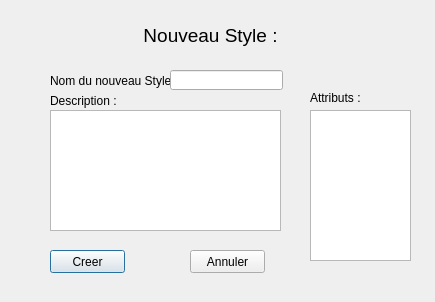
<?xml version="1.0" encoding="UTF-8"?>
<ui version="4.0">
 <class>NouveauStyle</class>
 <widget class="QDialog" name="NouveauStyle">
  <property name="geometry">
   <rect>
    <x>0</x>
    <y>0</y>
    <width>435</width>
    <height>302</height>
   </rect>
  </property>
  <property name="windowTitle">
   <string>Dialog</string>
  </property>
  <widget class="QLabel" name="label">
   <property name="geometry">
    <rect>
     <x>50</x>
     <y>70</y>
     <width>121</width>
     <height>21</height>
    </rect>
   </property>
   <property name="text">
    <string>Nom du nouveau Style :</string>
   </property>
  </widget>
  <widget class="QLineEdit" name="NomStyle">
   <property name="geometry">
    <rect>
     <x>170</x>
     <y>70</y>
     <width>113</width>
     <height>20</height>
    </rect>
   </property>
  </widget>
  <widget class="QTextEdit" name="DescriptionStyle">
   <property name="geometry">
    <rect>
     <x>50</x>
     <y>110</y>
     <width>231</width>
     <height>121</height>
    </rect>
   </property>
  </widget>
  <widget class="QLabel" name="label_2">
   <property name="geometry">
    <rect>
     <x>50</x>
     <y>90</y>
     <width>121</width>
     <height>21</height>
    </rect>
   </property>
   <property name="text">
    <string>Description :</string>
   </property>
  </widget>
  <widget class="QLabel" name="label_3">
   <property name="geometry">
    <rect>
     <x>40</x>
     <y>10</y>
     <width>341</width>
     <height>51</height>
    </rect>
   </property>
   <property name="font">
    <font>
     <pointsize>14</pointsize>
    </font>
   </property>
   <property name="text">
    <string>Nouveau Style :</string>
   </property>
   <property name="alignment">
    <set>Qt::AlignCenter</set>
   </property>
  </widget>
  <widget class="QPushButton" name="CreerStyle">
   <property name="geometry">
    <rect>
     <x>50</x>
     <y>250</y>
     <width>75</width>
     <height>23</height>
    </rect>
   </property>
   <property name="text">
    <string>Creer</string>
   </property>
  </widget>
  <widget class="QPushButton" name="AnnulerStyle">
   <property name="geometry">
    <rect>
     <x>190</x>
     <y>250</y>
     <width>75</width>
     <height>23</height>
    </rect>
   </property>
   <property name="text">
    <string>Annuler</string>
   </property>
  </widget>
  <widget class="QListWidget" name="listWidget">
   <property name="geometry">
    <rect>
     <x>310</x>
     <y>110</y>
     <width>101</width>
     <height>151</height>
    </rect>
   </property>
  </widget>
  <widget class="QLabel" name="label_4">
   <property name="geometry">
    <rect>
     <x>310</x>
     <y>90</y>
     <width>71</width>
     <height>16</height>
    </rect>
   </property>
   <property name="text">
    <string>Attributs :</string>
   </property>
  </widget>
 </widget>
 <resources/>
 <connections>
  <connection>
   <sender>AnnulerStyle</sender>
   <signal>clicked()</signal>
   <receiver>NouveauStyle</receiver>
   <slot>close()</slot>
   <hints>
    <hint type="sourcelabel">
     <x>288</x>
     <y>271</y>
    </hint>
    <hint type="destinationlabel">
     <x>206</x>
     <y>266</y>
    </hint>
   </hints>
  </connection>
 </connections>
</ui>
